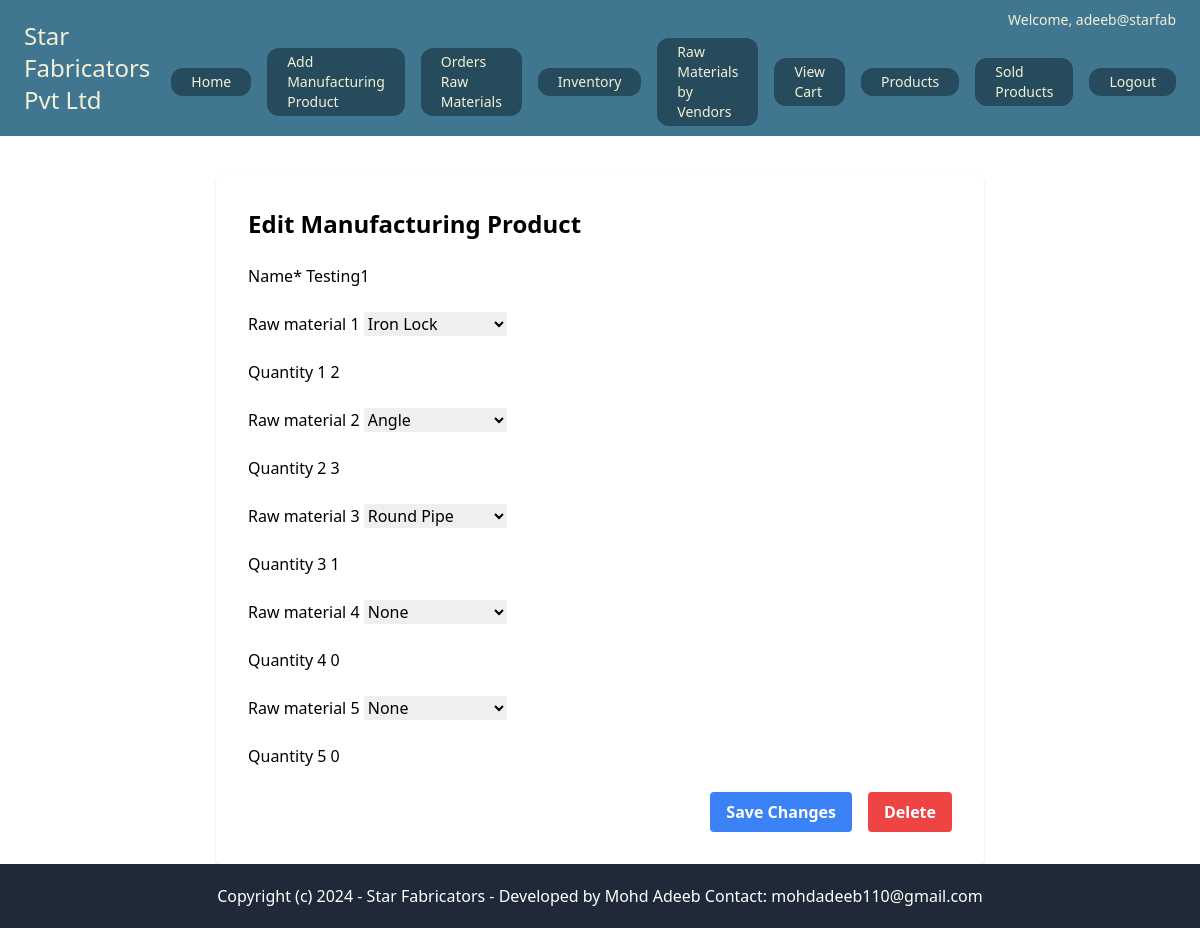
Screenshot of /core/edit_manufacturing_product/25/ (signed in) with the database file from the repository.
### core/models.py (models this page shows, shortened)
class ManufacturingProduct(models.Model):
    name = models.CharField(max_length=255)
    raw_material_1 = models.CharField(max_length=255, null=True, blank=True, default=None)
    quantity_1 = models.IntegerField(null=True, blank=True, default=0)
    raw_material_2 = models.CharField(max_length=255, null=True, blank=True, default=None)
    quantity_2 = models.IntegerField(null=True, blank=True, default=0)
    raw_material_3 = models.CharField(max_length=255, null=True, blank=True, default=None)
    quantity_3 = models.IntegerField(null=True, blank=True, default=0)
    raw_material_4 = models.CharField(max_length=255, null=True, blank=True, default=None)
    quantity_4 = models.IntegerField(null=True, blank=True, default=0)
    raw_material_5 = models.CharField(max_length=255, null=True, blank=True, default=None)
    quantity_5 = models.IntegerField(null=True, blank=True, default=0)

### core/views.py (the view)
# urls.py: path('edit_manufacturing_product/<int:pk>/', views.edit_manufacturing_product, name='edit_manufacturing_product'),
@superuser_required
def edit_manufacturing_product(request, pk):
    product = get_object_or_404(ManufacturingProduct, pk=pk)
    if request.method == 'POST':
        form = ManufacturingProductForm(request.POST, instance=product)
        if form.is_valid():
            form.save()
            return redirect('manufacturing_products')
    else:
        form = ManufacturingProductForm(instance=product)
    return render(request, 'core/edit_manufacturing_product.html', {'form': form, 'product': product})

### core/views.py (called while the page is built)
def superuser_required(view_func):
    decorated_view_func = user_passes_test(lambda u: u.is_superuser)(view_func)
    return decorated_view_func

### userprofile/context_processors.py (called while the page is built)
def user_profile(request):
    if request.user.is_authenticated:
        try:
            profile = Userprofile.objects.get(user=request.user)
        except Userprofile.DoesNotExist:
            profile = None
    else:
        profile = None
    return {'user_profile': profile}

### core/templates/core/edit_manufacturing_product.html (shortened to what this page needs)
{% extends "core/base.html" %}
{% load crispy_forms_tags %}
{% block content %}
<div class="max-w-3xl mx-auto mt-10 bg-white p-8 rounded shadow">
    <h2 class="text-2xl font-bold mb-6">Edit Manufacturing Product</h2>
    <form method="post" class="space-y-6">
        {{ form|crispy }}
        <div class="flex justify-end space-x-4">
            <button type="submit" class="bg-blue-500 hover:bg-blue-700 text-white font-bold py-2 px-4 rounded">Save Changes</button>
            <a href="{% url 'delete_manufacturing_product' product.pk %}" class="bg-red-500 hover:bg-red-700 text-white font-bold py-2 px-4 rounded">Delete</a>
        </div>
    </form>
</div>
{% endblock %}

### core/templates/core/base.html (shortened to what this page needs)
<!DOCTYPE html>
<html>
<head>
  <script src="https://cdn.tailwindcss.com"></script>
</head>
<body>
  <nav class="py-2 px-6 flex justify-between navbar">
    <a href="/" class="py-2 text-2xl navbar-text mt-1 mb-1">Star Fabricators Pvt Ltd</a>
    <div class="flex flex-col items-end justify-center space-y-2">
        {% if request.user.is_authenticated %}
            <span class="navbar-text py-0 text-sm">Welcome, {{ request.user.username }}</span>
            <div class="flex items-center space-x-4">
              {% if request.user.is_superuser %}
                <a href="{% url 'main_page' %}" class="py-1 px-5 navbar-button rounded-xl text-sm navbar-text hover:bg-gray-700">Home</a>
                <a href="{% url 'manufacturing_products' %}" class="py-1 px-5 navbar-button rounded-xl text-sm navbar-text hover:bg-gray-700">Add Manufacturing Product</a>
                <a href="{% url 'order_raw_materials' %}" class="py-1 px-5 navbar-button rounded-xl text-sm navbar-text hover:bg-gray-700">Orders Raw Materials</a>
                <a href="{% url 'inventory' %}" class="py-1 px-5 navbar-button rounded-xl text-sm navbar-text hover:bg-gray-700">Inventory</a>
                <a href="{% url 'raw_materials' %}" class="py-1 px-5 navbar-button rounded-xl text-sm navbar-text hover:bg-gray-700">Raw Materials by Vendors</a>
                <a href="{% url 'view_cart' %}" class="py-1 px-5 navbar-button rounded-xl text-sm navbar-text hover:bg-gray-700">View Cart</a>
                <a href="{% url 'products' %}" class="py-1 px-5 navbar-button rounded-xl text-sm navbar-text hover:bg-gray-700">Products</a>
                <a href="{% url 'sold_products' %}" class="py-1 px-5 navbar-button rounded-xl text-sm navbar-text hover:bg-gray-700">Sold Products</a>
              {% endif %}
                <form method="post" action="{% url 'logout' %}">
                    <button type="submit" class="py-1 px-5 navbar-button rounded-xl text-sm navbar-text hover:bg-gray-700">Logout</button>
                </form>
            </div>
        {% else %}
            <div class="flex">
                <a href="{% url 'login' %}" class="py-2 px-5 mr-2 navbar-button rounded-xl text-sm navbar-text hover:bg-gray-700">Log In</a>
                <a href="{% url 'signup' %}" class="py-2 px-5 navbar-button rounded-xl text-sm navbar-text hover:bg-gray-700">Sign Up</a>
            </div>
        {% endif %}
    </div>
  </nav>
  <div class="content">
    {% block content %}
    {% endblock %}
  </div>
  <footer class="py-5 text-center bg-gray-800 text-white">
    <p class="text-base">Copyright (c) 2024 - Star Fabricators - Developed by Mohd Adeeb Contact: mohdadeeb110@gmail.com</p>
  </footer>
</body>
</html>

### core/templates/core/base.html (style rules this page uses)
body { display: flex; flex-direction: column; min-height: 100vh; }
.content { flex: 1; }
footer { flex-shrink: 0; }
.navbar { background-color: #417690; }
.navbar-text { color: #f2f0d6; }
.navbar-button { background-color: #264B5D; }

### rows the page displays
ManufacturingProduct: name "Testing1", raw_material_1 "Iron Lock", quantity_1 "2", raw_material_2 "Angle", quantity_2 "3", raw_material_3 "Round Pipe", quantity_3 "1", raw_material_4 "None", quantity_4 "0", raw_material_5 "None", quantity_5 "0"

### other values shown
{{ request.user.username }} "adeeb@starfab"
